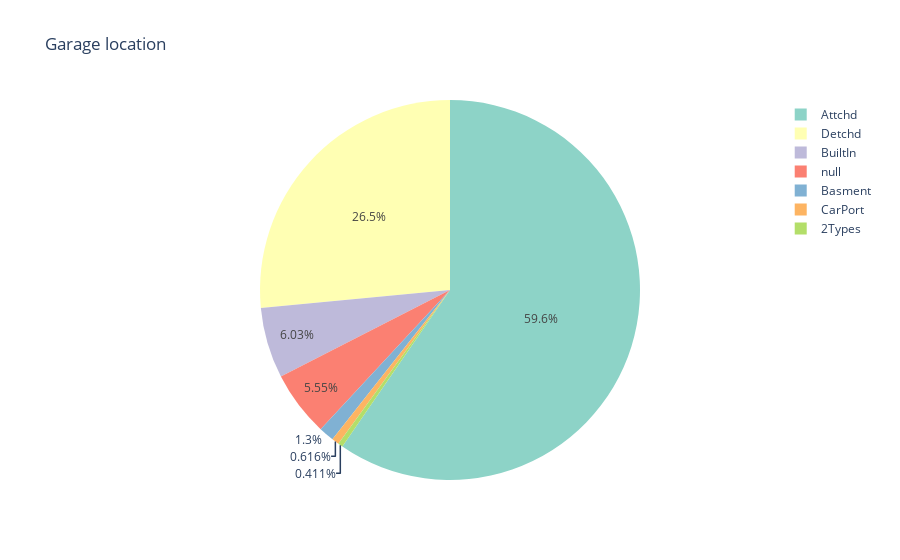

Notebook code for this chart:
### Code cell
#Garage location
fig = px.pie(train_df, names = "GarageType", title = "Garage location", color_discrete_sequence=px.colors.qualitative.Set3)
fig.show()

### Figure 1 — Plotly figure (JSON) as saved in the notebook; plotly's stock layout.template omitted (floating-point values rounded to 4 significant figures; data arrays with more than 128 entries replaced by an {"elided": "..."} marker saying what was removed)
{"data": [{"domain": {"x": [0, 1], "y": [0, 1]}, "hovertemplate": "GarageType=%{label}<extra></extra>", "labels": {"elided": "1460 str values"}, "legendgroup": "", "name": "", "showlegend": true, "type": "pie"}], "layout": {"legend": {"tracegroupgap": 0}, "piecolorway": ["rgb(141,211,199)", "rgb(255,255,179)", "rgb(190,186,218)", "rgb(251,128,114)", "rgb(128,177,211)", "rgb(253,180,98)", "rgb(179,222,105)", "rgb(252,205,229)", "rgb(217,217,217)", "rgb(188,128,189)", "rgb(204,235,197)", "rgb(255,237,111)"], "title": {"text": "Garage location"}}}
